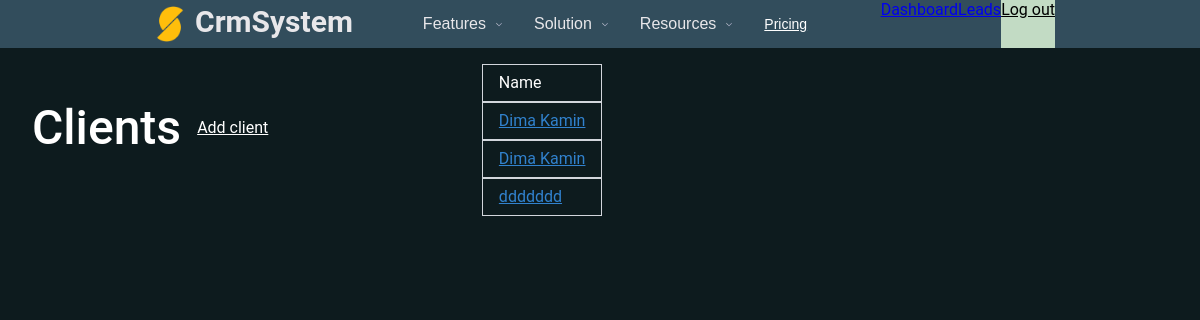
The page /dashboard/clients/ (signed in) on the database as committed earlier.
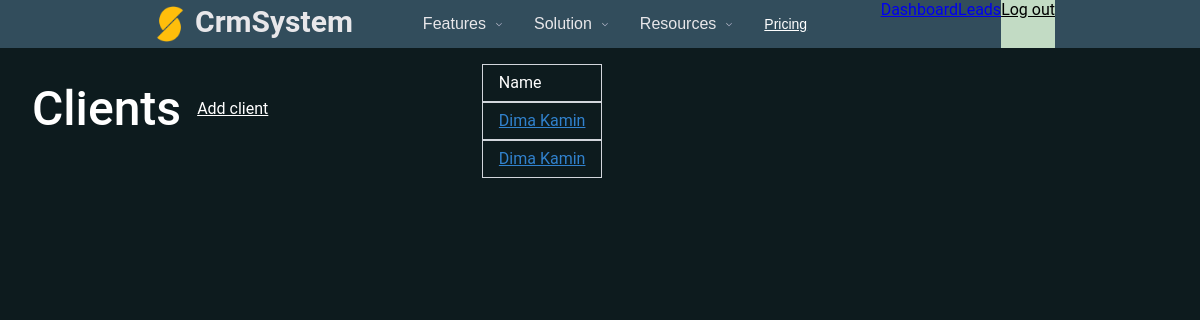
The same page on the database as committed later.
### client/models.py (models this page shows, shortened)
class Client(models.Model):
	name = models.CharField(max_length=255)
	email = models.EmailField()
	descriptions = models.TextField(blank=True, null=True)
	created_by = models.ForeignKey(User, related_name='clients', on_delete=models.CASCADE)
	created_at = models.DateTimeField(auto_now_add=True)
	modified_at = models.DateTimeField(auto_now=True)

### client/views.py (the view)
# urls.py: path("", views.clients_list, name="clients_list"),
@login_required
def clients_list(request):
	clients = Client.objects.filter(created_by=request.user)
	return render(request, 'client/clients_list.html', {
		'clients': clients
	})

### templates/client/clients_list.html (shortened to what this page needs)
{% extends 'core/view/main_page.html' %}
{% block extra_css %}
    <link rel="stylesheet" href="/static/css/lead_list.css">
{% endblock %}
{% block content %}
    <div class="container mx-auto px-4 py-6">
        <h1 class="mb-6 text-2xl text-white font-bold">Clients</h1>
        <div class="flex justify-end mb-6">
            <a href="#" class="inline-block py-2 px-4 bg-blue-600 rounded text-white">Add client</a>
        </div>
        {% if clients %}
            <div class="table w-full">
                <div class="table-row bg-gray-800 text-white font-bold">
                    <p class="table-cell py-2 px-4">Name</p>
                </div>
                {% for client in clients %}
                    <div class="table-row">
                        <p class="table-cell py-2 px-4 {% cycle 'bg-gray-100' '' %}">
                            <a href="{% url 'clients_detail' client.id %}" class="text-blue-600 hover:underline">{{ client.name }}</a>
                        </p>
                    </div>
                {% endfor %}
            </div>
        {% else %}
            <p class="text-white">There are not clients in the database yet...</p>
        {% endif %}
    </div>
{% endblock %}

Rows that differ between the two databases and show on the page:
removed Client: name "ddddddd"
